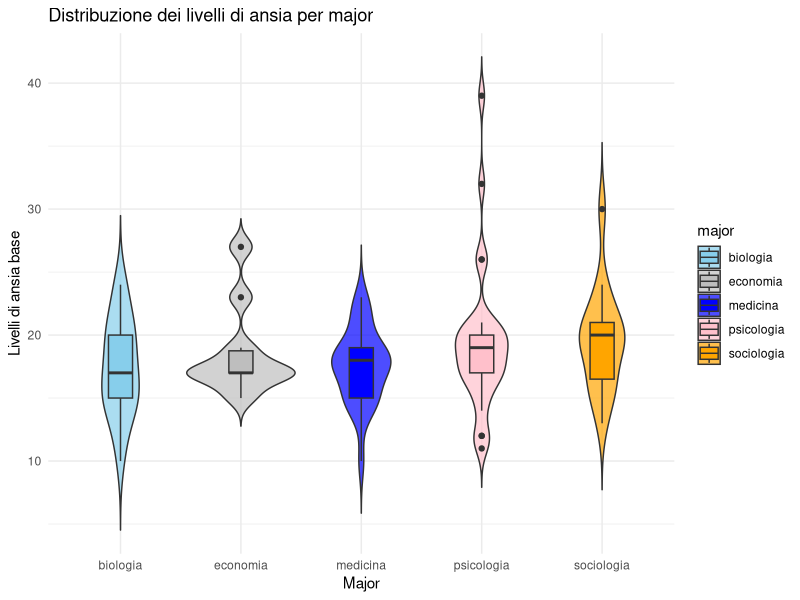
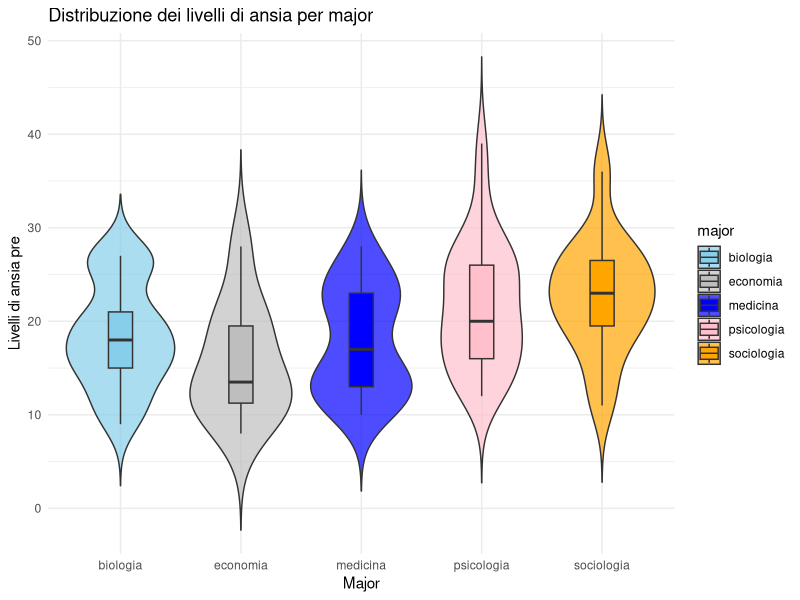
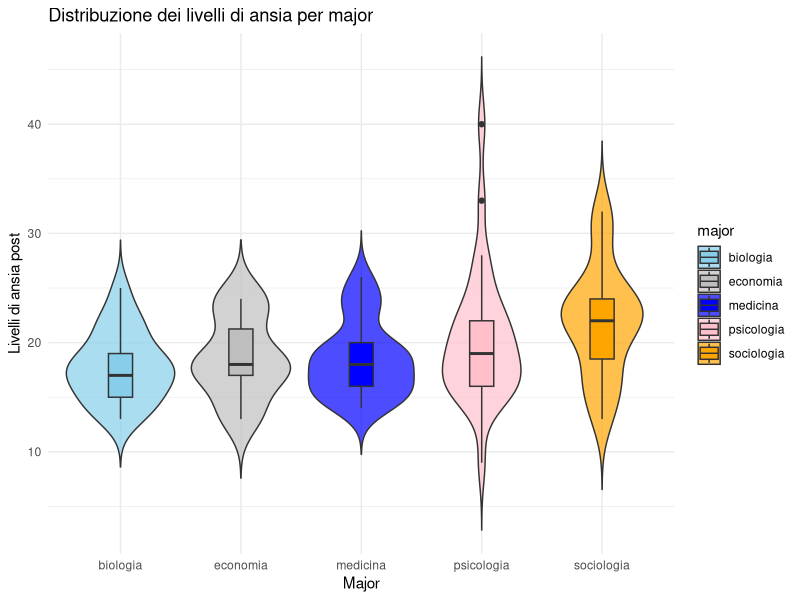

Write R code to recreate these figures, in order.
## ---- chunk 1
#| echo: false

rm(list=ls())
## ---- chunk 2
#| echo: true
#| code-fold: true
#| output-location: fragment

library(readxl)
Sara_dataset <- read_excel("Sara_dataset.xls")
str(Sara_dataset)
## ---- chunk 3
#| echo: false
#| output: false

library(dplyr)
Sara_dataset <- Sara_dataset %>%
  mutate(
    major = recode(
      major,
      `1` = "psicologia",
      `2` = "medicina",
      `3` = "biologia",
      `4` = "sociologia",
      `5` = "economia"
    )
  )

Sara_dataset <- Sara_dataset %>%
  mutate(
    gender = recode(
      gender, 
      `1` = "femmina",
      `2` = "maschio"
    )
  )

Sara_dataset <- Sara_dataset %>%
  mutate(
    cond = recode(
      cond,
      `1` = "facile",
      `2` = "medio",
      `3` = "difficile",
      `4` = "impossibile"
    )
  )

Sara_dataset$gender <- as.factor(Sara_dataset$gender)
Sara_dataset$major <- as.factor(Sara_dataset$major)
Sara_dataset$cond <- as.factor(Sara_dataset$cond)
## ---- chunk 4
#| echo: false
#| output: false

library(ggplot2)
viol_anx_base <- ggplot(Sara_dataset, aes(x = major, y = anx_base, fill = major)) +
  geom_violin(trim = FALSE, position=position_dodge(1), alpha = 0.7) +
  geom_boxplot(width= 0.2, position=position_dodge(1)) +
  scale_fill_manual(values=c("psicologia" = "pink",
                             "medicina" = "blue",
                             "biologia" = "skyblue",
                             "sociologia" = "orange",
                             "economia" = "grey")) + 
  theme_minimal() +
  labs(
    title = "Distribuzione dei livelli di ansia per major",
    x = "Major",
    y = "Livelli di ansia base",
    )
## ---- chunk 5
#| echo: false

viol_anx_base
## ---- chunk 6
#| echo: false

viol_anx_pre <- ggplot(Sara_dataset, aes(x = major, y = anx_pre, fill = major)) +
  geom_violin(trim = FALSE, position=position_dodge(1), alpha = 0.7) +
  geom_boxplot(width= 0.2, position=position_dodge(1)) +
  scale_fill_manual(values=c("psicologia" = "pink",
                             "medicina" = "blue",
                             "biologia" = "skyblue",
                             "sociologia" = "orange",
                             "economia" = "grey")) + 
  theme_minimal() +
  labs(
    title = "Distribuzione dei livelli di ansia per major",
    x = "Major",
    y = "Livelli di ansia pre",
    )
## ---- chunk 7
#| echo: false

viol_anx_pre
## ---- chunk 8
#| echo: false

viol_anx_post <- ggplot(Sara_dataset, aes(x = major, y = anx_post, fill = major)) +
  geom_violin(trim = FALSE, position=position_dodge(1), alpha = 0.7) +
  geom_boxplot(width= 0.2, position=position_dodge(1)) +
  scale_fill_manual(values=c("psicologia" = "pink",
                             "medicina" = "blue",
                             "biologia" = "skyblue",
                             "sociologia" = "orange",
                             "economia" = "grey")) + 
  theme_minimal() +
  labs(
    title = "Distribuzione dei livelli di ansia per major",
    x = "Major",
    y = "Livelli di ansia post",
    )
## ---- chunk 9
#| echo: false

viol_anx_post
